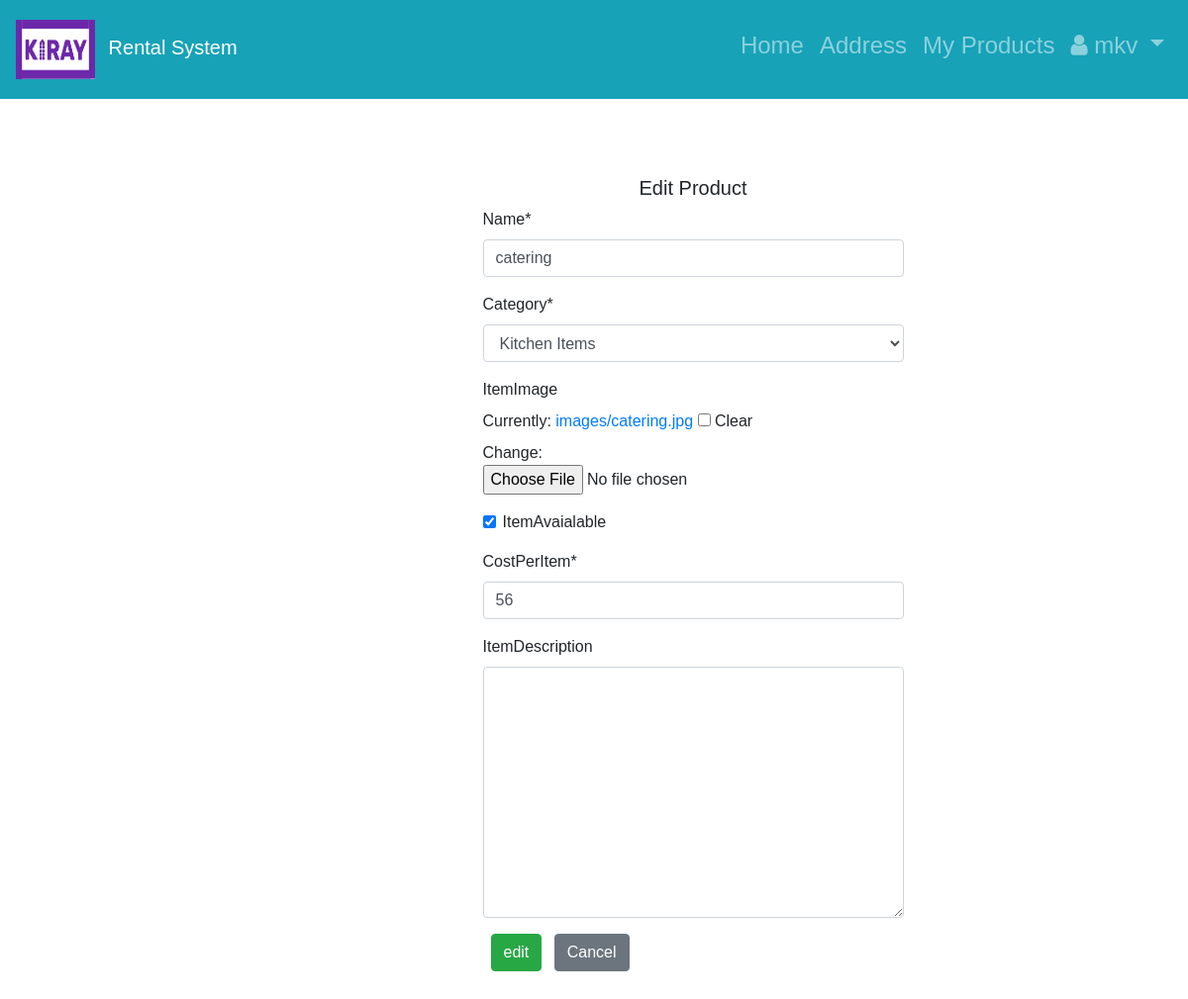
Page /product/27/edit/ (signed in) on the committed database.
### RentalApp/models.py (models this page shows, shortened)
class Customer(AbstractUser):
    phone_number = models.CharField(max_length=30, blank=True)

class Item(models.Model):
    itemId = models.AutoField(auto_created=True, primary_key=True)
    itemName = models.CharField(
        "Name",
        max_length=1024,
    )
    category = models.ForeignKey(Category,
                                  on_delete=models.CASCADE,
                                  related_name='category'
                                  )
    itemImage = models.ImageField(upload_to='images',null=True,blank=True)
    itemOwner = models.ForeignKey(Customer,
                                  on_delete=models.CASCADE,
                                  related_name='my_items'
                                  )
    itemAvaialable = models.BooleanField()
    costPerItem = models.IntegerField()
    itemDescription = models.TextField(null=True,blank=True)
    itemAddedDate = models.DateField(auto_now_add=True)

### RentalApp/views.py (the view, shortened to what this page needs)
# urls.py: path('product/<int:pk>/edit/',EditProductView.as_view(), name='edit_product'),
class EditProductView(LoginRequiredMixin,UpdateView):
    model = Item
    template_name = 'editProduct.html'
    login_url = '/users/login/'
    fields = ('itemName',
                    'category',
                    'itemImage',
                    'itemAvaialable',
                    'costPerItem',
                    'itemDescription')

### RentalApp/models.py (called while the page is built)
    def __str__(self):
        return "%s" % self.name

### templates/editProduct.html
{% extends 'base.html' %}
{% load crispy_forms_tags %}
{% block content %}
 <div id="login">
    <h5 class="text-center pt-5">Edit Product</h5>
    <div id="login-row" class="row justify-content-center align-items-center">
        <div id="login-column" class="col-md-6">
            <div id="login-box" class="col-md-12">
                <form action="" method="post" enctype="multipart/form-data">{% csrf_token %}
                    {{ form|crispy }}
                  <button class="btn btn-success ml-2" type="submit">edit</button>
                    <a href="{% url 'RentalApp:product_details' item.pk%}" class="btn btn-secondary ml-2">
                    Cancel</a>
                </form>
            </div>
        </div>
    </div>
 </div>
{% endblock content %}

### templates/base.html (shortened to what this page needs)
<!doctype html>
<html lang="en">
  <head>
       {% load static %}
      <link href="http://maxcdn.bootstrapcdn.com/font-awesome/4.1.0/css/font-awesome.min.css" rel="stylesheet">
    <link rel="stylesheet" href="https://stackpath.bootstrapcdn.com/bootstrap/4.1.3/css/bootstrap.min.css">
    <link href="../static/css/base.css" rel="stylesheet">
    <link rel="stylesheet" type="text/css" href="{% static 'css/base.css' %}">
  </head>
  <body>
    <nav class="navbar navbar-expand-md navbar-dark bg-info md-4">
        <a href="{% url 'RentalApp:item_list' %}" class="navbar-brand">
            <img src="{% static 'images/logo.png' %}" height="60" width="80" alt="Rental System" class="d-inline-block align-middle mr-2">
            Rental System
        </a>
           <div class="collapse navbar-collapse" id="navbarNav">
              {% if user.is_authenticated %}
            <ul class="nav navbar-nav ml-auto w-100 justify-content-end">
              <li class="nav-item active" style="text-align: right">
                <h4><a class="nav-link" href="{% url 'RentalApp:item_list' %}">Home  <span class="sr-only">(current)</span></a></h4>
              </li>
              <li class="nav-item" style="text-align: right">
                <h4><a class="nav-link" href="{% if request.session.addressId is None%} {%url 'RentalApp:add_address'%} {%else%} {%url 'RentalApp:address' request.session.addressId%} {%endif%}"> Address  </a></h4>
              </li>
              <li class="nav-item active" style="text-align: right">
                <h4><a class="nav-link" href="{% url 'RentalApp:my_products' %}">My Products <span class="sr-only">(current)</span></a></h4>
              </li>
              <li class="nav-item active" style="text-align: right">
                  <h4><a class="nav-link dropdown-toggle" href="#" id="userMenu"\
                  data-toggle="dropdown" aria-haspopup="true" aria-expanded\
                                 ="false"><i class="fa fa-user icon"></i>
                    {{ user.username }}
                  </a>
                  </li>
              </ul>
            </div>
        {% endif %}
    </nav>
    <div class="content">
      {% block content %}
      {% endblock content %}
    </div>
  </body>
</html>

### static/css/base.css (style rules this page uses)
* { box-sizing: border-box; }
body { padding: 20px; font-family: Arial; }
.navbar { height: 100px; }
div.content { margin-left: 200px; padding: 30px 30px; }
body { margin: 0; padding: 0; height: 100vh; }

### rows in the picture
Customer: username "mkv"
Item: itemName "catering", category "Kitchen Items", itemAvaialable "☑", costPerItem "56"
